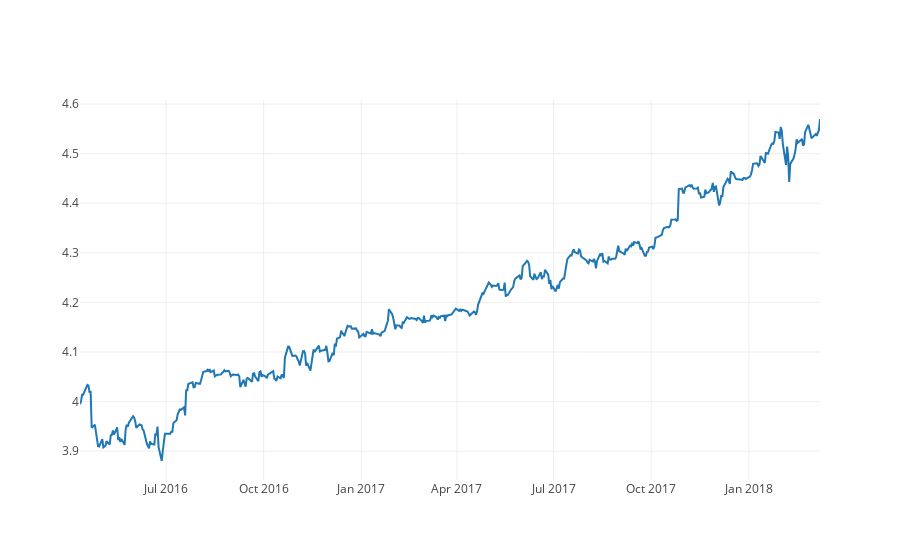

Here is the notebook cell this chart was saved with:
### Markdown cell above
In the above analysis, we can see from the graph that mean and variation are not constant. Also, the Dickey-Fuller Test shows that the t-stats is more than the critical value. Hence it is not stationary.<br>
<br>

### Stationarise Time Series

The first step would be to estimate trend and seasonality and remove these to get a stationary series so that our models can be used. We can then convert the predictions to the original scale.<br>
We can **remove trend** by taking a log transform as log suppresses higher values.

### Code cell
ts_log = np.log(df['price'])
ts_log_plt = go.Scatter(x=ts_log.index, y=ts_log, name= 'Log of Price')
py.iplot([ts_log_plt])

### Figure 1 — Plotly figure (JSON) as saved in the notebook; plotly's stock layout.template omitted (floating-point values rounded to 4 significant figures; data arrays with more than 128 entries replaced by an {"elided": "..."} marker saying what was removed)
{"data": [{"name": "Log of Price", "type": "scatter", "x": {"elided": "483 str values"}, "y": {"elided": "483 float values"}}], "layout": {}}
